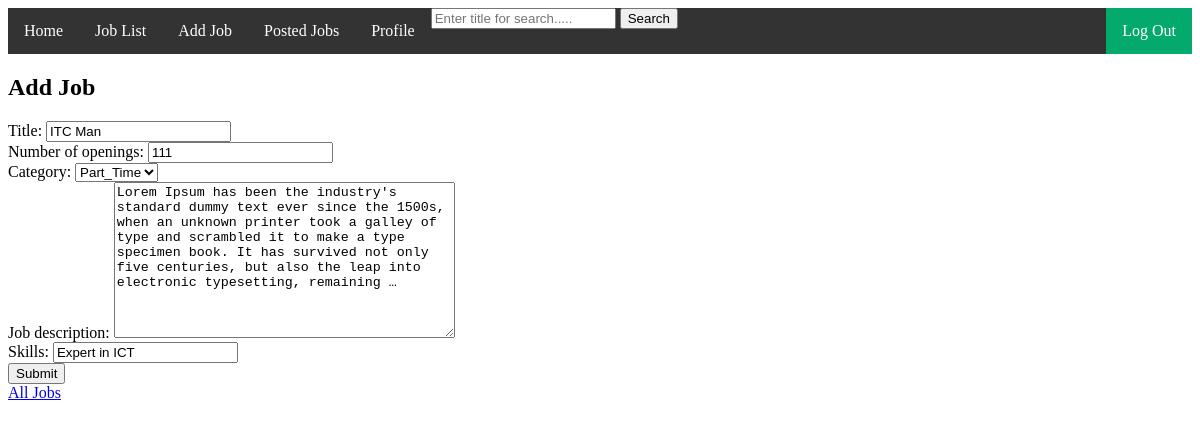
Screenshot of /editjob/5 (signed in) with the database file from the repository.
### myApp/models.py (models this page shows)
class jobmodel(models.Model):
    category=[
        ('full_time','Full_Time'),
        ('part_time','Part_Time'),
    ]
    created_by=models.ForeignKey(customuser,on_delete=models.CASCADE,null=True)
    title=models.CharField(max_length=100,null=True)
    number_of_openings=models.CharField(max_length=100,null=True)
    category=models.CharField(choices=category,max_length=100,null=True)
    job_description=models.TextField(null=True)
    skills=models.CharField(max_length=100,null=True)

### myProject/views.py (the view)
# urls.py: path('editjob/<str:myid>',editjob,name="editjob"),
@login_required
def editjob(request,myid):
    job=get_object_or_404(jobmodel,id=myid)
    if request.method == 'POST':
        form=jobform(request.POST,instance=job)
        if form.is_valid():
            job=form.save(commit=False)
            job.created_by=request.user
            job.save()
            return redirect("joblistforall")
    else:
        form=jobform(instance=job)
    return render(request,'editjob.html',{'form':form})

### myProject/forms.py
class jobform(forms.ModelForm):
    class Meta:
        model=jobmodel
        exclude=["created_by"]

### Template/editjob.html (shortened to what this page needs)
{% extends 'index.html' %}
{% block content %}
<h2>Add Job</h2>
<form action="" method="POST" enctype="multipart/form-data">
    {{form}}
    <input type="submit" >
</form>
<a href="{% url 'joblistforall' %}">All Jobs</a>
{% endblock content %}

### rows the page displays
jobmodel: title "ITC Man", number_of_openings "111", category "Part_Time", job_description "Lorem Ipsum has been the industry's standard dummy text ever since the 1500s, when an unknown printer took a galley of type and scrambled it to make a type specimen book. It has survived not only five centuries, but also the leap into electronic typesetting, remaining …", skills "Expert in ICT"
